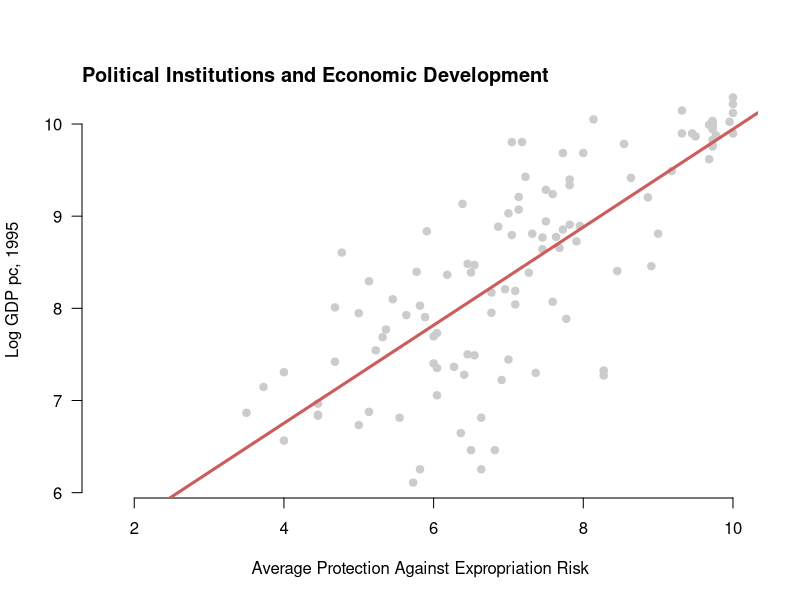
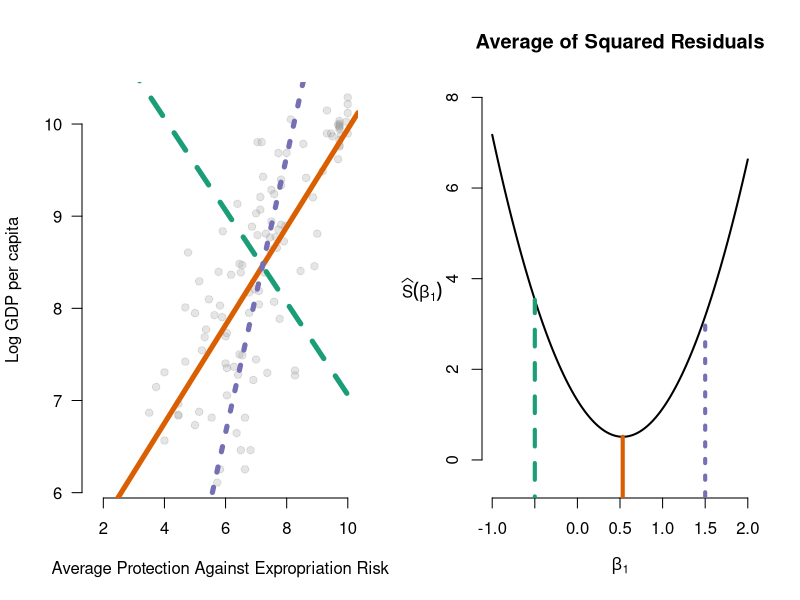
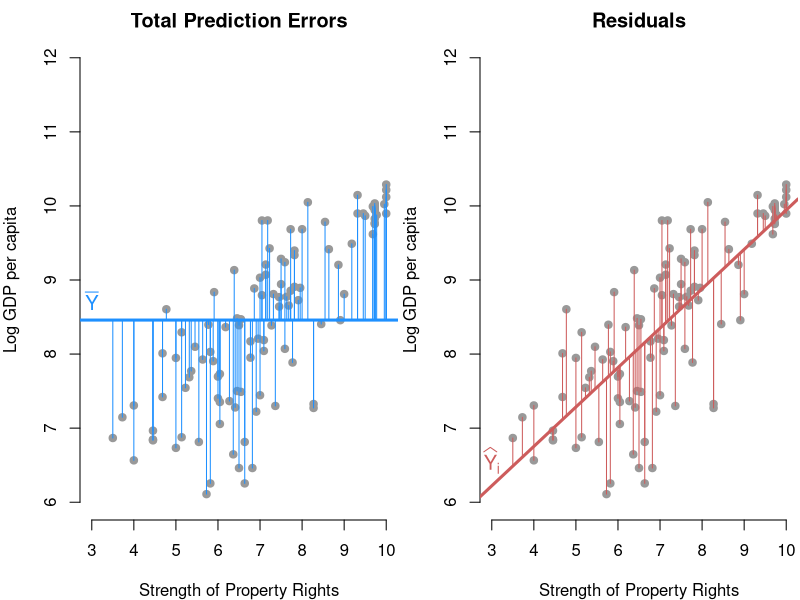

These figures' R source, in order:
## ---- chunk 1
#| label: fig-ajr-scatter
#| echo: false
#| fig.cap: Relationship between political institutions and economic development from Acemoglu, Johnson, and Robinson (2001)
ajr <- foreign::read.dta("assets/data/ajr.dta") 

mod <- lm(logpgp95 ~ avexpr, data = ajr)

plot(logpgp95 ~ avexpr, data = ajr, pch = 19, col = "grey80",
     bty = "n", las = 1,
     xlab = "Average Protection Against Expropriation Risk",
     ylab = "Log GDP pc, 1995")
title("Political Institutions and Economic Development", adj = 0, line = 0)
abline(mod, lwd = 3, col = "indianred")
## ---- chunk 2
#| label: fig-ssr-comp
#| echo: false
#| fig.cap: Different possible lines and their corresponding sum of squared residuals. 
library(RColorBrewer)
ey2 <- var(mod$model$logpgp95)
exy <- cov(mod$model$logpgp95, mod$model$avexpr)
ex2 <- var(mod$model$avexpr)
ex <- mean(mod$model$avexpr)
ey <- mean(mod$model$logpgp95)
ssr <- function(x) ey2 - 2 * x * exy + x ^ 2 * ex2
par(mfrow = c(1, 2))
plot(ajr$avexpr, ajr$logpgp95,
     xlab = "Average Protection Against Expropriation Risk",
     ylab = "Log GDP per capita", pch = 19, bty = "n", col = adjustcolor("grey60", alpha = 0.25 ), las = 1)
slopes <- c(-0.5, coef(mod)[2], 1.5)
cols <- brewer.pal(n = 3, "Dark2")
ltys <- c(2, 1, 3)
for (i in seq_along(slopes)) {
  b1 <- slopes[i]
  b0 <- ey - b1 * ex
  abline(a = b0, b = b1, col = cols[i], lwd = 5, lty = ltys[i])
}

curve(ssr, from = -1, to = 2, ylim = c(-0.5, 8),
      bty = "n", lwd = 2, xlab = expression(beta[1]),
      ylab = "")
mtext(side = 2, line = 2, expression(widehat(S)(beta[1])), las = 1)
title("Average of Squared Residuals")
for (i in seq_along(slopes)) {
  b1 <- slopes[i]
  b0 <- ey - b1 * ex
  segments(x0 = b1, y0 = -10, y1 = ssr(b1), lwd = 4, col = cols[i], lty = ltys[i])
}
## ---- chunk 3
#| label: fig-ssr-vs-tss
#| echo: false
#| fig.cap: Total sum of squares vs sum of squared residuals
par(mfrow = c(1, 2), mar = c(4,4, 2, 0.1))
ajr.mod <- lm(logpgp95 ~ avexpr, data = ajr)
ajr.dat <- model.frame(ajr.mod, data =ajr)
plot(ajr$avexpr, ajr$logpgp95, xlab = "Strength of Property Rights", ylab = "Log GDP per capita", pch = 19, bty = "n", xlim = c(3,10), ylim = c(6,12), col = "grey60", main = "Total Prediction Errors")
abline(h=mean(ajr.dat$logpgp95, na.rm = TRUE), col = "dodgerblue", lwd = 3)
segments(x0=ajr.dat$avexpr, y0=ajr.dat$logpgp95, y1=mean(ajr.dat$logpgp95), col = "dodgerblue")
text(x = 3, y = mean(ajr.dat$logpgp95), expression(bar(Y)), col = "dodgerblue", pos = 3, cex = 1.2)
plot(ajr$avexpr, ajr$logpgp95, xlab = "Strength of Property Rights", ylab = "Log GDP per capita", pch = 19, bty = "n", xlim = c(3,10), ylim = c(6,12), col = "grey60", main = "Residuals")
abline(ajr.mod, col = "indianred", lwd = 3)
segments(x0=ajr.dat$avexpr, y0 = ajr.dat$logpgp95, y1 = ajr.mod$fitted, col = "indianred")
text(x = 3, y = 6.25, expression(widehat(Y)[i]), col = "indianred", pos = 3, cex = 1.2)
